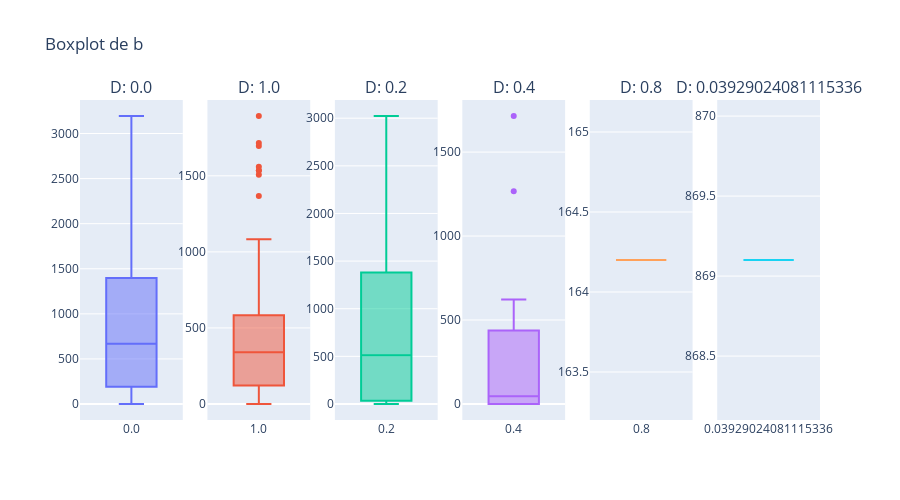

Notebook cell for this chart:
### Code cell
visualization.plot_interactive_boxplot(datos_imputados, column='b', target_class='D')

### Figure 1 — Plotly figure (JSON) as saved in the notebook; plotly's stock layout.template omitted (floating-point values rounded to 4 significant figures; data arrays with more than 128 entries replaced by an {"elided": "..."} marker saying what was removed)
{"data": [{"boxpoints": "outliers", "name": "0.0", "showlegend": false, "type": "box", "xaxis": "x", "y": {"elided": "2020 float values"}, "yaxis": "y"}, {"boxpoints": "outliers", "name": "1.0", "showlegend": false, "type": "box", "xaxis": "x2", "y": [553.2, 43.0, 194.0, 767.0, 0.0, 335.6, 1068.0, 345.2, 0.0, 147.2, 488.0, 553.0, 0.0, 320.2, 489.0, 711.2, 130.6, 0.0, 296.0, 176.0, 0.0, 132.0, 303.4, 0.0, 39.0, 61.0, 829.0, 174.4, 190.0, 247.0, 508.0, 492.0, 0.0, 447.0, 136.0, 0.0, 122.0, 186.2, 799.0, 0.0, 30.0, 1695.0, 458.8, 1535.0, 1535.0, 1715.0, 1507.0, 1367.0, 134.0, 361.0, 361.0, 1559.0, 1083.0, 441.0, 910.0, 1893.0, 517.0, 0.0, 583.0, 0.0, 468.8, 350.0], "yaxis": "y2"}, {"boxpoints": "outliers", "name": "0.2", "showlegend": false, "type": "box", "xaxis": "x3", "y": [2728.0, 21.0, 420.0, 838.0, 656.6, 0.0, 314.0, 335.0, 0.0, 340.8, 663.6, 16.0, 298.2, 373.0, 26.0, 2983.0, 2234.0, 0.0, 1408.0, 44.0, 2028.0, 452.0, 2162.0, 1352.0, 837.0, 1205.0, 0.0, 0.0, 569.0, 2254.0, 3023.0, 628.0], "yaxis": "y3"}, {"boxpoints": "outliers", "name": "0.4", "showlegend": false, "type": "box", "xaxis": "x4", "y": [0.0, 46.0, 0.0, 30.0, 0.0, 170.2, 377.0, 1715.0, 0.0, 1267.0, 622.6, 316.0, 0.0], "yaxis": "y4"}, {"boxpoints": "outliers", "name": "0.8", "showlegend": false, "type": "box", "xaxis": "x5", "y": [164.2], "yaxis": "y5"}, {"boxpoints": "outliers", "name": "0.03929024081115336", "showlegend": false, "type": "box", "xaxis": "x6", "y": [869.1], "yaxis": "y6"}], "layout": {"annotations": [{"font": {"size": 16}, "showarrow": false, "text": "D: 0.0", "x": 0.06944, "xanchor": "center", "xref": "paper", "y": 1, "yanchor": "bottom", "yref": "paper"}, {"font": {"size": 16}, "showarrow": false, "text": "D: 1.0", "x": 0.2417, "xanchor": "center", "xref": "paper", "y": 1, "yanchor": "bottom", "yref": "paper"}, {"font": {"size": 16}, "showarrow": false, "text": "D: 0.2", "x": 0.4139, "xanchor": "center", "xref": "paper", "y": 1, "yanchor": "bottom", "yref": "paper"}, {"font": {"size": 16}, "showarrow": false, "text": "D: 0.4", "x": 0.5861, "xanchor": "center", "xref": "paper", "y": 1, "yanchor": "bottom", "yref": "paper"}, {"font": {"size": 16}, "showarrow": false, "text": "D: 0.8", "x": 0.7583, "xanchor": "center", "xref": "paper", "y": 1, "yanchor": "bottom", "yref": "paper"}, {"font": {"size": 16}, "showarrow": false, "text": "D: 0.03929024081115336", "x": 0.9306, "xanchor": "center", "xref": "paper", "y": 1, "yanchor": "bottom", "yref": "paper"}], "height": 500, "title": {"text": "Boxplot de b"}, "xaxis": {"anchor": "y", "domain": [0, 0.1389]}, "xaxis2": {"anchor": "y2", "domain": [0.1722, 0.3111]}, "xaxis3": {"anchor": "y3", "domain": [0.3444, 0.4833]}, "xaxis4": {"anchor": "y4", "domain": [0.5167, 0.6556]}, "xaxis5": {"anchor": "y5", "domain": [0.6889, 0.8278]}, "xaxis6": {"anchor": "y6", "domain": [0.8611, 1]}, "yaxis": {"anchor": "x", "domain": [0, 1]}, "yaxis2": {"anchor": "x2", "domain": [0, 1]}, "yaxis3": {"anchor": "x3", "domain": [0, 1]}, "yaxis4": {"anchor": "x4", "domain": [0, 1]}, "yaxis5": {"anchor": "x5", "domain": [0, 1]}, "yaxis6": {"anchor": "x6", "domain": [0, 1]}}}
